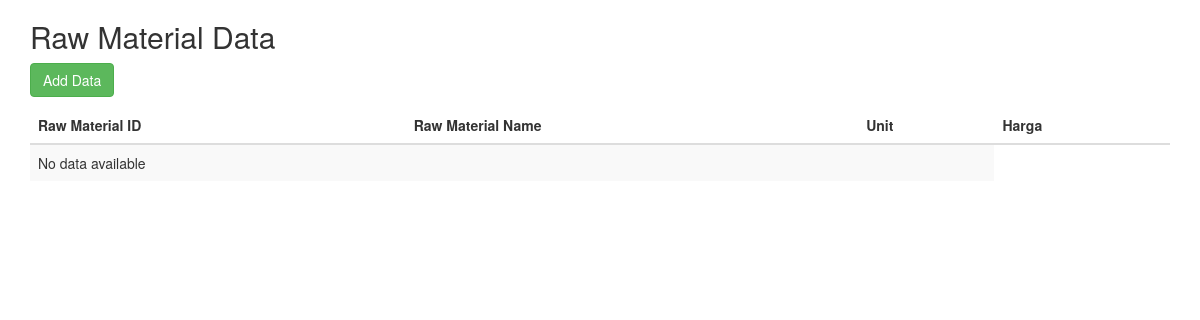
Before: /raw_materials.php with the older database file.
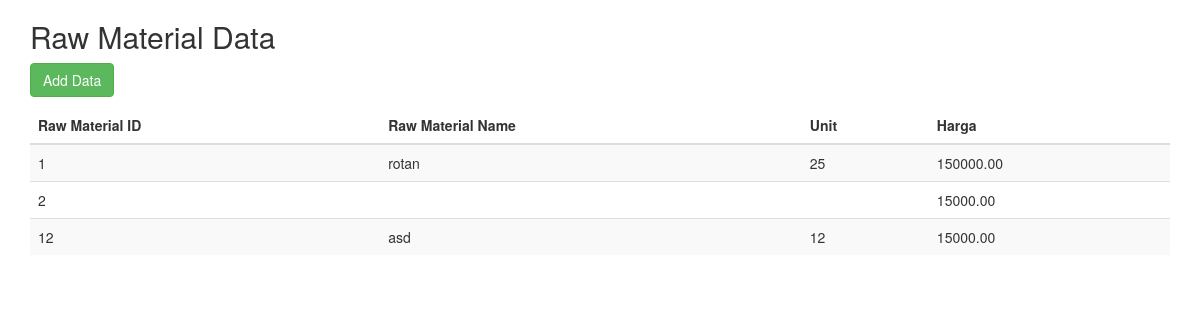
After: the same page with the newer database file.
### tables this page shows
CREATE TABLE `raw_materials` (
  `material_id` int(11) NOT NULL,
  `material_name` varchar(255) NOT NULL,
  `material_unit` varchar(255) NOT NULL,
  `material_unit_price` decimal(10,2) NOT NULL
);

### raw_materials.php (the view, shortened to what this page needs)
<!DOCTYPE html>
<html>
<head>
	<link rel="stylesheet" href="https://maxcdn.bootstrapcdn.com/bootstrap/3.4.1/css/bootstrap.min.css">
</head>
<body>
	<div class="container">
		<h2>Raw Material Data</h2>
		<p><a href="add_raw_material.php" class="btn btn-success">Add Data</a></p>
		<table class="table table-striped">
			<thead>
				<tr>
					<th>Raw Material ID</th>
					<th>Raw Material Name</th>
					<th>Unit</th>
                    <th>Harga</th>
				</tr>
			</thead>
			<tbody>
				<?php
					include 'koneksi.php';
					$sql = "SELECT * FROM raw_materials";
					$result = mysqli_query($koneksi, $sql);
					if (mysqli_num_rows($result) > 0) {
						while ($row = mysqli_fetch_assoc($result)) {
							echo "<tr>";
							echo "<td>" . $row['material_id'] . "</td>";
							echo "<td>" . $row['material_name'] . "</td>";
							echo "<td>" . $row['material_unit'] . "</td>";
                            echo "<td>" . $row['material_unit_price'] . "</td>";
							echo "</tr>";
						}
					} else {
						echo "<tr><td colspan='3'>No data available</td></tr>";
					}
				?>
			</tbody>
		</table>
	</div>
 </body>
</html>

Changed rows visible on the page:
added raw_materials: material_id "1", material_name "rotan", material_unit "25", material_unit_price "150000.00"
added raw_materials: material_id "2", material_unit_price "15000.00"
added raw_materials: material_id "12", material_name "asd", material_unit "12", material_unit_price "15000.00"
Other visible differences:
text no longer shown: "No data available"
